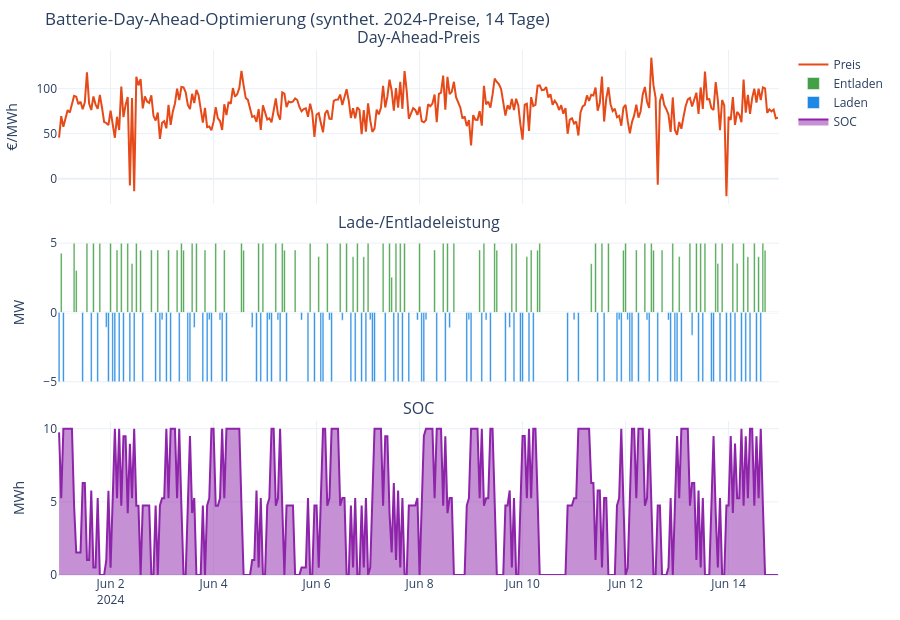

The cell this chart's notebook holds for it:
### Code cell
fig = make_subplots(rows=3, cols=1, shared_xaxes=True, vertical_spacing=0.06,
                    subplot_titles=("Day-Ahead-Preis", "Lade-/Entladeleistung", "SOC"))

fig.add_scatter(x=df_da.index, y=df_da["price"], name="Preis",
                line=dict(color="#E64A19"), row=1, col=1)
fig.add_bar(x=df_da.index, y=entlad,  name="Entladen", marker_color="#43A047", row=2, col=1)
fig.add_bar(x=df_da.index, y=-laden,  name="Laden",    marker_color="#1E88E5", row=2, col=1)
fig.add_scatter(x=df_da.index, y=soc,  name="SOC",
                line=dict(color="#8E24AA"), fill="tozeroy", row=3, col=1)

fig.update_yaxes(title_text="€/MWh", row=1, col=1)
fig.update_yaxes(title_text="MW",    row=2, col=1)
fig.update_yaxes(title_text="MWh",   row=3, col=1)
fig.update_layout(template="plotly_white", height=620, hovermode="x unified",
                  barmode="overlay", margin=dict(t=50, b=40, l=50, r=20),
                  title="Batterie-Day-Ahead-Optimierung (synthet. 2024-Preise, 14 Tage)")
fig.show()

### Figure 1 — Plotly figure (JSON) as saved in the notebook; plotly's stock layout.template omitted (floating-point values rounded to 4 significant figures; data arrays with more than 128 entries replaced by an {"elided": "..."} marker saying what was removed)
{"data": [{"line": {"color": "#E64A19"}, "name": "Preis", "type": "scatter", "x": {"elided": "336 str values"}, "xaxis": "x", "y": {"elided": "336 float values"}, "yaxis": "y"}, {"marker": {"color": "#43A047"}, "name": "Entladen", "type": "bar", "x": {"elided": "336 str values"}, "xaxis": "x2", "y": {"elided": "336 float values"}, "yaxis": "y2"}, {"marker": {"color": "#1E88E5"}, "name": "Laden", "type": "bar", "x": {"elided": "336 str values"}, "xaxis": "x2", "y": {"elided": "336 float values"}, "yaxis": "y2"}, {"fill": "tozeroy", "line": {"color": "#8E24AA"}, "name": "SOC", "type": "scatter", "x": {"elided": "336 str values"}, "xaxis": "x3", "y": {"elided": "336 float values"}, "yaxis": "y3"}], "layout": {"annotations": [{"font": {"size": 16}, "showarrow": false, "text": "Day-Ahead-Preis", "x": 0.5, "xanchor": "center", "xref": "paper", "y": 1, "yanchor": "bottom", "yref": "paper"}, {"font": {"size": 16}, "showarrow": false, "text": "Lade-/Entladeleistung", "x": 0.5, "xanchor": "center", "xref": "paper", "y": 0.6467, "yanchor": "bottom", "yref": "paper"}, {"font": {"size": 16}, "showarrow": false, "text": "SOC", "x": 0.5, "xanchor": "center", "xref": "paper", "y": 0.2933, "yanchor": "bottom", "yref": "paper"}], "barmode": "overlay", "height": 620, "hovermode": "x unified", "margin": {"b": 40, "l": 50, "r": 20, "t": 50}, "title": {"text": "Batterie-Day-Ahead-Optimierung (synthet. 2024-Preise, 14 Tage)"}, "xaxis": {"anchor": "y", "domain": [0, 1], "matches": "x3", "showticklabels": false}, "xaxis2": {"anchor": "y2", "domain": [0, 1], "matches": "x3", "showticklabels": false}, "xaxis3": {"anchor": "y3", "domain": [0, 1]}, "yaxis": {"anchor": "x", "domain": [0.7067, 1], "title": {"text": "€/MWh"}}, "yaxis2": {"anchor": "x2", "domain": [0.3533, 0.6467], "title": {"text": "MW"}}, "yaxis3": {"anchor": "x3", "domain": [0, 0.2933], "title": {"text": "MWh"}}}}
